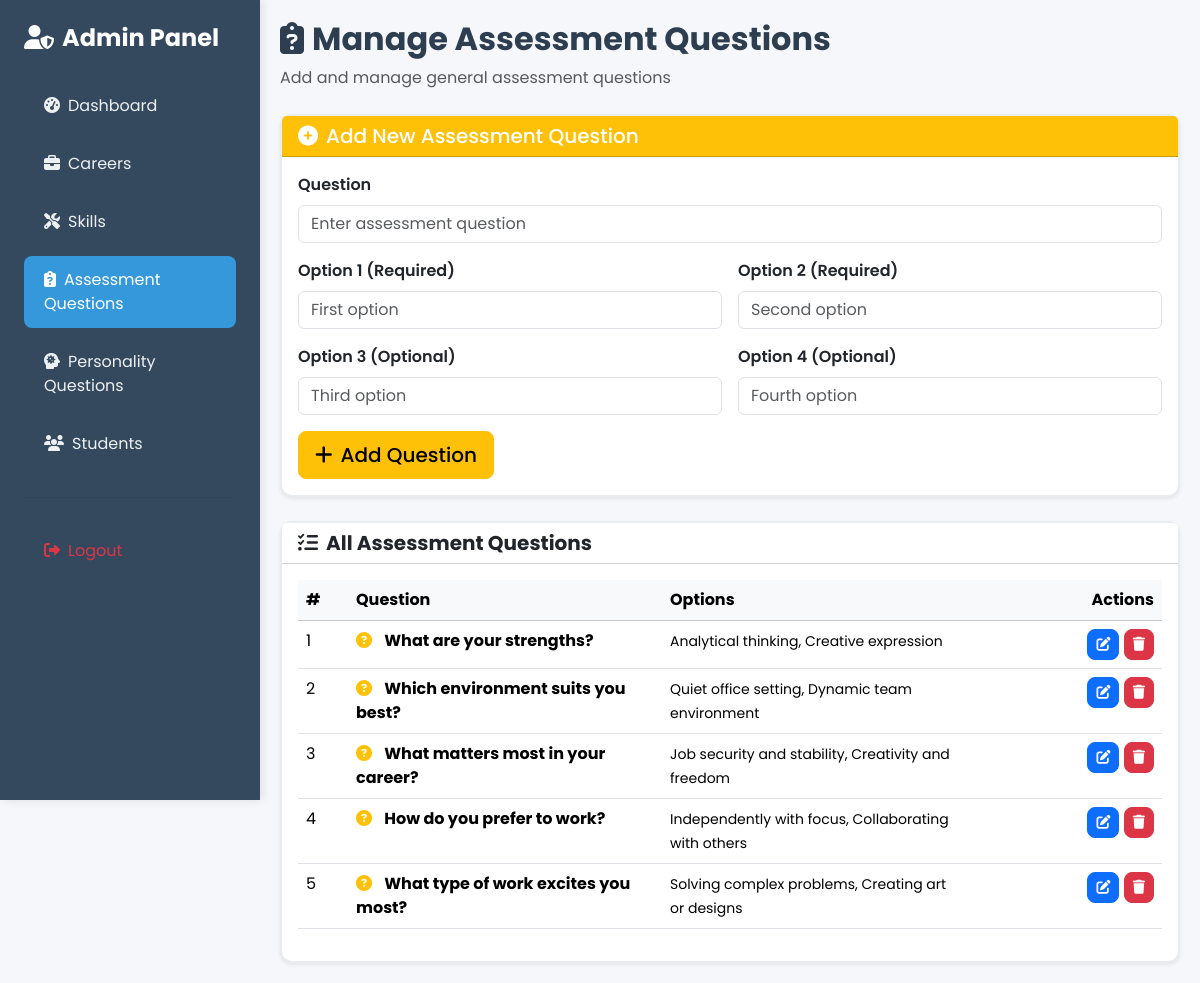
Screenshot of /admin/manage_assessments.php (signed in) with the database file from the repository.
### tables this page shows
CREATE TABLE IF NOT EXISTS assessment_questions (
    id INT AUTO_INCREMENT PRIMARY KEY,
    question TEXT NOT NULL,
    options JSON,
    category VARCHAR(100),
    created_at TIMESTAMP DEFAULT CURRENT_TIMESTAMP
);

### admin/manage_assessments.php (the view, shortened to what this page needs)
<?php
include 'header.php';
include '../db.php';
include 'sidebar.php';
$editing = false;
function formatOptionsPreview($optionsJson) {
    $options = json_decode($optionsJson, true);
    $preview = [];
    foreach (array_slice($options, 0, 2) as $option) {
        $preview[] = $option['option'];
    }
    return htmlspecialchars(implode(', ', $preview));
}
?>
<div class="main-content">
    <div class="mb-4">
        <h2 class="fw-bold"><i class="fas fa-clipboard-question me-2"></i><?= $editing ? 'Edit Assessment Question' : 'Manage Assessment Questions' ?></h2>
        <p class="text-muted"><?= $editing ? 'Update assessment question details' : 'Add and manage general assessment questions' ?></p>
    </div>
    <?php if(!$editing): ?>
    <div class="card shadow-sm mb-4">
        <div class="card-header bg-warning text-white">
            <h5 class="mb-0"><i class="fas fa-plus-circle me-2"></i>Add New Assessment Question</h5>
        </div>
        <div class="card-body">
            <form method="POST">
                <div class="row g-3">
                    <div class="col-md-12">
                        <label class="form-label fw-semibold">Question</label>
                        <input type="text" name="question" class="form-control" placeholder="Enter assessment question" required>
                    </div>
                    <div class="col-md-6">
                        <label class="form-label fw-semibold">Option 1 (Required)</label>
                        <input type="text" name="option1" class="form-control" placeholder="First option" required>
                    </div>
                    <div class="col-md-6">
                        <label class="form-label fw-semibold">Option 2 (Required)</label>
                        <input type="text" name="option2" class="form-control" placeholder="Second option" required>
                    </div>
                    <div class="col-md-6">
                        <label class="form-label fw-semibold">Option 3 (Optional)</label>
                        <input type="text" name="option3" class="form-control" placeholder="Third option">
                    </div>
                    <div class="col-md-6">
                        <label class="form-label fw-semibold">Option 4 (Optional)</label>
                        <input type="text" name="option4" class="form-control" placeholder="Fourth option">
                    </div>
                    <div class="col-12">
                        <button type="submit" name="add_assessment" class="btn btn-warning btn-lg">
                            <i class="fas fa-plus me-2"></i>Add Question
                        </button>
                    </div>
                </div>
            </form>
        </div>
    </div>
    <?php endif; ?>
    <div class="card shadow-sm">
        <div class="card-header bg-white">
            <h5 class="mb-0 fw-bold"><i class="fas fa-list-check me-2"></i>All Assessment Questions</h5>
        </div>
        <div class="card-body">
            <div class="table-responsive">
                <table class="table table-hover">
                    <thead class="table-light">
                        <tr>
                            <th width="50">#</th>
                            <th>Question</th>
                            <th width="300">Options</th>
                            <th width="200" class="text-end">Actions</th>
                        </tr>
                    </thead>
                    <tbody>
                        <?php
                        $questions=$conn->query("SELECT * FROM assessment_questions ORDER BY id DESC");
                        if($questions->num_rows > 0){
                            $i=1;
                            while($row=$questions->fetch_assoc()){
                                echo "<tr>
                                    <td>{$i}</td>
                                    <td>
                                        <i class='fas fa-question-circle me-2 text-warning'></i>
                                        <strong>" . htmlspecialchars($row['question']) . "</strong>
                                    </td>
                                    <td><small>" . formatOptionsPreview($row['options']) . "</small></td>
                                    <td class='text-end'>
                                        <a href='manage_assessments.php?edit={$row['id']}' class='btn btn-sm btn-primary'>
                                            <i class='fas fa-edit'></i>
                                        </a>
                                        <a href='manage_assessments.php?delete={$row['id']}' class='btn btn-sm btn-danger' onclick='return confirm(\"Delete this question?\")'>
                                            <i class='fas fa-trash'></i>
                                        </a>
                                    </td>
                                </tr>";
                                $i++;
                            }
                        } else {
                            echo "<tr><td colspan='4' class='text-center py-4'>
                                <i class='fas fa-inbox fa-3x text-muted mb-3 d-block'></i>
                                <p class='text-muted'>No assessment questions yet. Add your first question above!</p>
                            </td></tr>";
                        }
                        ?>
                    </tbody>
                </table>
            </div>
        </div>
    </div>
</div>
<?php include 'footer.php'; ?>

### admin/header.php (style rules this page uses)
* { margin: 0; padding: 0; box-sizing: border-box; }
body { font-family: 'Poppins', sans-serif; background: #f5f7fa; color: #2c3e50; }
.btn { border-radius: 8px; font-weight: 500; }
.card { border-radius: 12px; border: 2px solid #e8ecef; }
.main-content { margin-left: 260px; padding: 20px; width: calc(100% - 260px); }

### rows the page displays
assessment_questions: question "What are your strengths?", options "Analytical thinking, Creative expression"
assessment_questions: question "Which environment suits you best?", options "Quiet office setting, Dynamic team environment"
assessment_questions: question "What matters most in your career?", options "Job security and stability, Creativity and freedom"
assessment_questions: question "How do you prefer to work?", options "Independently with focus, Collaborating with others"
assessment_questions: question "What type of work excites you most?", options "Solving complex problems, Creating art or designs"
